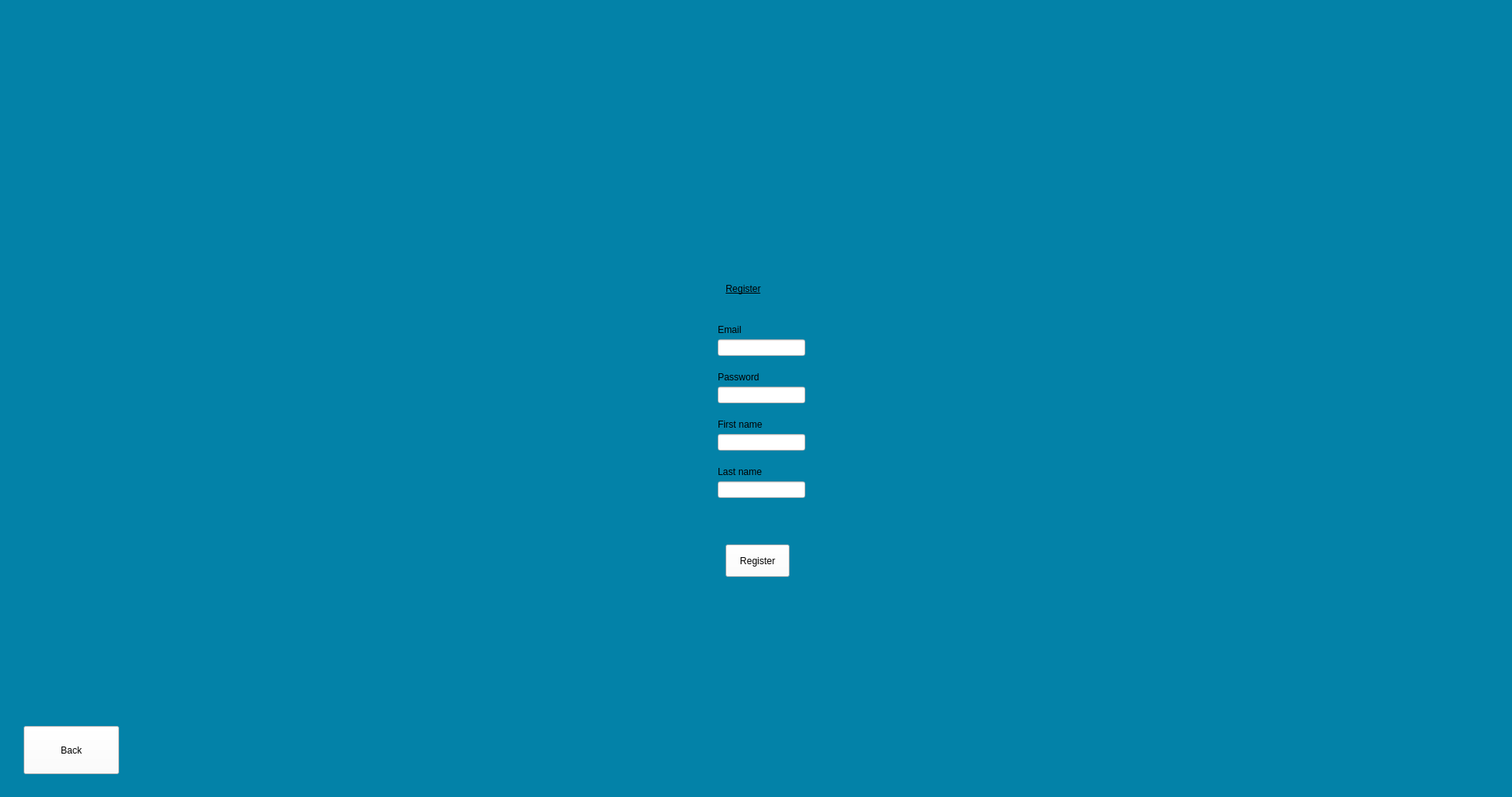
<?xml version="1.0" encoding="UTF-8"?>
<ui version="4.0">
 <class>MainWindow</class>
 <widget class="QMainWindow" name="MainWindow">
  <property name="geometry">
   <rect>
    <x>0</x>
    <y>0</y>
    <width>1917</width>
    <height>1010</height>
   </rect>
  </property>
  <property name="windowTitle">
   <string>MainWindow</string>
  </property>
  <property name="styleSheet">
   <string notr="true">background-color: rgb(3, 130, 168);</string>
  </property>
  <widget class="QWidget" name="centralwidget">
   <widget class="QLabel" name="label">
    <property name="geometry">
     <rect>
      <x>920</x>
      <y>340</y>
      <width>91</width>
      <height>51</height>
     </rect>
    </property>
    <property name="styleSheet">
     <string notr="true">font: 75 18pt &quot;MS Shell Dlg 2&quot;;
text-decoration: underline;
</string>
    </property>
    <property name="text">
     <string>Register</string>
    </property>
   </widget>
   <widget class="QLineEdit" name="lineEdit">
    <property name="geometry">
     <rect>
      <x>910</x>
      <y>430</y>
      <width>111</width>
      <height>21</height>
     </rect>
    </property>
    <property name="styleSheet">
     <string notr="true">background-color: rgb(255, 255, 255);</string>
    </property>
   </widget>
   <widget class="QLineEdit" name="lineEdit_2">
    <property name="geometry">
     <rect>
      <x>910</x>
      <y>490</y>
      <width>111</width>
      <height>21</height>
     </rect>
    </property>
    <property name="styleSheet">
     <string notr="true">background-color: rgb(255, 255, 255);</string>
    </property>
   </widget>
   <widget class="QLabel" name="label_2">
    <property name="geometry">
     <rect>
      <x>910</x>
      <y>410</y>
      <width>111</width>
      <height>16</height>
     </rect>
    </property>
    <property name="layoutDirection">
     <enum>Qt::LeftToRight</enum>
    </property>
    <property name="styleSheet">
     <string notr="true">font: 12pt &quot;MS Shell Dlg 2&quot;;</string>
    </property>
    <property name="text">
     <string>Email</string>
    </property>
   </widget>
   <widget class="QLabel" name="label_3">
    <property name="geometry">
     <rect>
      <x>910</x>
      <y>470</y>
      <width>91</width>
      <height>16</height>
     </rect>
    </property>
    <property name="styleSheet">
     <string notr="true">font: 12pt &quot;MS Shell Dlg 2&quot;;</string>
    </property>
    <property name="text">
     <string>Password</string>
    </property>
   </widget>
   <widget class="QPushButton" name="pushButton">
    <property name="geometry">
     <rect>
      <x>920</x>
      <y>690</y>
      <width>81</width>
      <height>41</height>
     </rect>
    </property>
    <property name="styleSheet">
     <string notr="true">background-color: rgb(255, 255, 255);
font: 75 12pt &quot;MS Shell Dlg 2&quot;;
</string>
    </property>
    <property name="text">
     <string>Register</string>
    </property>
   </widget>
   <widget class="QLineEdit" name="lineEdit_3">
    <property name="geometry">
     <rect>
      <x>910</x>
      <y>610</y>
      <width>111</width>
      <height>21</height>
     </rect>
    </property>
    <property name="styleSheet">
     <string notr="true">background-color: rgb(255, 255, 255);</string>
    </property>
   </widget>
   <widget class="QLineEdit" name="lineEdit_4">
    <property name="geometry">
     <rect>
      <x>910</x>
      <y>550</y>
      <width>111</width>
      <height>21</height>
     </rect>
    </property>
    <property name="styleSheet">
     <string notr="true">background-color: rgb(255, 255, 255);</string>
    </property>
   </widget>
   <widget class="QLabel" name="label_5">
    <property name="geometry">
     <rect>
      <x>910</x>
      <y>530</y>
      <width>111</width>
      <height>16</height>
     </rect>
    </property>
    <property name="styleSheet">
     <string notr="true">font: 12pt &quot;MS Shell Dlg 2&quot;;</string>
    </property>
    <property name="text">
     <string>First name</string>
    </property>
   </widget>
   <widget class="QLabel" name="label_6">
    <property name="geometry">
     <rect>
      <x>910</x>
      <y>590</y>
      <width>91</width>
      <height>16</height>
     </rect>
    </property>
    <property name="styleSheet">
     <string notr="true">font: 12pt &quot;MS Shell Dlg 2&quot;;</string>
    </property>
    <property name="text">
     <string>Last name</string>
    </property>
   </widget>
   <widget class="QLabel" name="STMPlogo">
    <property name="geometry">
     <rect>
      <x>0</x>
      <y>0</y>
      <width>450</width>
      <height>200</height>
     </rect>
    </property>
    <property name="text">
     <string/>
    </property>
    <property name="pixmap">
     <pixmap>../STMP-Logo.png</pixmap>
    </property>
    <property name="scaledContents">
     <bool>true</bool>
    </property>
   </widget>
   <widget class="QPushButton" name="pushButton_2">
    <property name="geometry">
     <rect>
      <x>30</x>
      <y>920</y>
      <width>121</width>
      <height>61</height>
     </rect>
    </property>
    <property name="styleSheet">
     <string notr="true">font: 12pt &quot;MS Shell Dlg 2&quot;;
background-color: rgb(255, 255, 255);</string>
    </property>
    <property name="text">
     <string>Back</string>
    </property>
   </widget>
  </widget>
  <widget class="QMenuBar" name="menubar">
   <property name="geometry">
    <rect>
     <x>0</x>
     <y>0</y>
     <width>1917</width>
     <height>21</height>
    </rect>
   </property>
  </widget>
  <widget class="QStatusBar" name="statusbar"/>
 </widget>
 <resources/>
 <connections/>
</ui>
